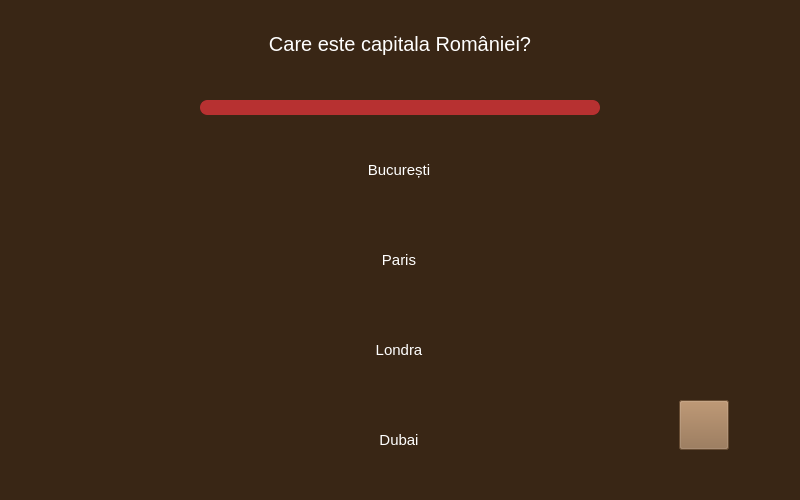
<?xml version="1.0" encoding="UTF-8"?>
<ui version="4.0">
 <class>QuestionWindowClass</class>
 <widget class="QWidget" name="QuestionWindowClass">
  <property name="windowModality">
   <enum>Qt::NonModal</enum>
  </property>
  <property name="geometry">
   <rect>
    <x>0</x>
    <y>0</y>
    <width>800</width>
    <height>500</height>
   </rect>
  </property>
  <property name="font">
   <font>
    <family>Franklin Gothic Book</family>
   </font>
  </property>
  <property name="windowTitle">
   <string>Question</string>
  </property>
  <property name="autoFillBackground">
   <bool>false</bool>
  </property>
  <property name="styleSheet">
   <string notr="true">.QFrame {
	border-radius: 20px;
}

QWidget {
	background-color: #392615;
}</string>
  </property>
  <widget class="QLabel" name="banner">
   <property name="geometry">
    <rect>
     <x>65</x>
     <y>-11</y>
     <width>670</width>
     <height>120</height>
    </rect>
   </property>
   <property name="text">
    <string/>
   </property>
   <property name="pixmap">
    <pixmap resource="../resource/Triviador.qrc">:/Banner/question/EmptyBanner.svg</pixmap>
   </property>
  </widget>
  <widget class="QLabel" name="question">
   <property name="geometry">
    <rect>
     <x>90</x>
     <y>4</y>
     <width>620</width>
     <height>80</height>
    </rect>
   </property>
   <property name="font">
    <font>
     <family>Segoe UI</family>
     <pointsize>15</pointsize>
     <bold>false</bold>
    </font>
   </property>
   <property name="styleSheet">
    <string notr="true">color: #ffffff;
background: transparent;</string>
   </property>
   <property name="text">
    <string>Care este capitala României?</string>
   </property>
   <property name="textFormat">
    <enum>Qt::PlainText</enum>
   </property>
   <property name="scaledContents">
    <bool>false</bool>
   </property>
   <property name="alignment">
    <set>Qt::AlignCenter</set>
   </property>
   <property name="wordWrap">
    <bool>true</bool>
   </property>
   <property name="textInteractionFlags">
    <set>Qt::NoTextInteraction</set>
   </property>
  </widget>
  <widget class="QProgressBar" name="timeProgressBar">
   <property name="geometry">
    <rect>
     <x>200</x>
     <y>100</y>
     <width>400</width>
     <height>15</height>
    </rect>
   </property>
   <property name="autoFillBackground">
    <bool>false</bool>
   </property>
   <property name="styleSheet">
    <string notr="true">.QProgressBar {
	background-color: #000000;
	border-style: solid;
	border-radius: 7px;
}

QProgressBar::chunk {
	background-color: #B73131;
	border-radius: 7px;
}</string>
   </property>
   <property name="maximum">
    <number>100</number>
   </property>
   <property name="value">
    <number>100</number>
   </property>
   <property name="textVisible">
    <bool>false</bool>
   </property>
   <property name="invertedAppearance">
    <bool>false</bool>
   </property>
  </widget>
  <widget class="QStackedWidget" name="questionTypes">
   <property name="geometry">
    <rect>
     <x>69</x>
     <y>130</y>
     <width>661</width>
     <height>350</height>
    </rect>
   </property>
   <property name="currentIndex">
    <number>0</number>
   </property>
   <widget class="QWidget" name="multiple">
    <widget class="QPushButton" name="answer1">
     <property name="geometry">
      <rect>
       <x>130</x>
       <y>0</y>
       <width>400</width>
       <height>80</height>
      </rect>
     </property>
     <property name="font">
      <font>
       <pointsize>11</pointsize>
      </font>
     </property>
     <property name="cursor">
      <cursorShape>PointingHandCursor</cursorShape>
     </property>
     <property name="styleSheet">
      <string notr="true">background-image: url(:/Others/question/Plank.svg);
border: none;
color: #ffffff;
</string>
     </property>
     <property name="text">
      <string>București</string>
     </property>
    </widget>
    <widget class="QPushButton" name="answer2">
     <property name="geometry">
      <rect>
       <x>130</x>
       <y>90</y>
       <width>400</width>
       <height>80</height>
      </rect>
     </property>
     <property name="font">
      <font>
       <pointsize>11</pointsize>
      </font>
     </property>
     <property name="cursor">
      <cursorShape>PointingHandCursor</cursorShape>
     </property>
     <property name="styleSheet">
      <string notr="true">background-image: url(:/Others/question/Plank.svg);
border: none;
color: #ffffff;
</string>
     </property>
     <property name="text">
      <string>Paris</string>
     </property>
    </widget>
    <widget class="QPushButton" name="answer3">
     <property name="geometry">
      <rect>
       <x>130</x>
       <y>180</y>
       <width>400</width>
       <height>80</height>
      </rect>
     </property>
     <property name="font">
      <font>
       <pointsize>11</pointsize>
      </font>
     </property>
     <property name="cursor">
      <cursorShape>PointingHandCursor</cursorShape>
     </property>
     <property name="styleSheet">
      <string notr="true">background-image: url(:/Others/question/Plank.svg);
border: none;
color: #ffffff;
</string>
     </property>
     <property name="text">
      <string>Londra</string>
     </property>
    </widget>
    <widget class="QPushButton" name="answer4">
     <property name="geometry">
      <rect>
       <x>130</x>
       <y>270</y>
       <width>400</width>
       <height>80</height>
      </rect>
     </property>
     <property name="font">
      <font>
       <pointsize>11</pointsize>
      </font>
     </property>
     <property name="cursor">
      <cursorShape>PointingHandCursor</cursorShape>
     </property>
     <property name="styleSheet">
      <string notr="true">background-image: url(:/Others/question/Plank.svg);
border: none;
color: #ffffff;
</string>
     </property>
     <property name="text">
      <string>Dubai</string>
     </property>
    </widget>
    <widget class="QPushButton" name="hammerButton">
     <property name="geometry">
      <rect>
       <x>610</x>
       <y>270</y>
       <width>50</width>
       <height>50</height>
      </rect>
     </property>
     <property name="cursor">
      <cursorShape>PointingHandCursor</cursorShape>
     </property>
     <property name="styleSheet">
      <string notr="true">background-color: #906B48;</string>
     </property>
     <property name="text">
      <string/>
     </property>
     <property name="icon">
      <iconset resource="../resource/Triviador.qrc">
       <normaloff>:/Others/question/Hammer.svg</normaloff>:/Others/question/Hammer.svg</iconset>
     </property>
     <property name="iconSize">
      <size>
       <width>32</width>
       <height>32</height>
      </size>
     </property>
    </widget>
   </widget>
   <widget class="QWidget" name="numerical">
    <widget class="QLabel" name="plank">
     <property name="geometry">
      <rect>
       <x>130</x>
       <y>0</y>
       <width>400</width>
       <height>80</height>
      </rect>
     </property>
     <property name="text">
      <string/>
     </property>
     <property name="pixmap">
      <pixmap resource="../resource/Triviador.qrc">:/Others/question/Plank.svg</pixmap>
     </property>
    </widget>
    <widget class="QLineEdit" name="answerInput">
     <property name="geometry">
      <rect>
       <x>150</x>
       <y>20</y>
       <width>260</width>
       <height>40</height>
      </rect>
     </property>
     <property name="font">
      <font>
       <pointsize>12</pointsize>
       <bold>true</bold>
      </font>
     </property>
     <property name="styleSheet">
      <string notr="true">border: none;
background-color: #725C48;
color: #ffffff;
padding: 5px;</string>
     </property>
     <property name="maxLength">
      <number>20</number>
     </property>
     <property name="frame">
      <bool>true</bool>
     </property>
    </widget>
    <widget class="QPushButton" name="submit">
     <property name="geometry">
      <rect>
       <x>430</x>
       <y>20</y>
       <width>80</width>
       <height>40</height>
      </rect>
     </property>
     <property name="cursor">
      <cursorShape>PointingHandCursor</cursorShape>
     </property>
     <property name="styleSheet">
      <string notr="true">background-color: #5F9E2D;
border-radius: 20px;</string>
     </property>
     <property name="text">
      <string/>
     </property>
     <property name="icon">
      <iconset resource="../resource/Triviador.qrc">
       <normaloff>:/Others/question/PlayArrow.svg</normaloff>:/Others/question/PlayArrow.svg</iconset>
     </property>
     <property name="iconSize">
      <size>
       <width>32</width>
       <height>32</height>
      </size>
     </property>
     <property name="shortcut">
      <string>Return</string>
     </property>
    </widget>
    <widget class="QPushButton" name="telescopeButton">
     <property name="geometry">
      <rect>
       <x>10</x>
       <y>270</y>
       <width>50</width>
       <height>50</height>
      </rect>
     </property>
     <property name="cursor">
      <cursorShape>PointingHandCursor</cursorShape>
     </property>
     <property name="styleSheet">
      <string notr="true">background-color: #906B48;</string>
     </property>
     <property name="text">
      <string/>
     </property>
     <property name="icon">
      <iconset resource="../resource/Triviador.qrc">
       <normaloff>:/Others/question/Telescope.svg</normaloff>:/Others/question/Telescope.svg</iconset>
     </property>
     <property name="iconSize">
      <size>
       <width>32</width>
       <height>32</height>
      </size>
     </property>
    </widget>
    <widget class="QPushButton" name="parrotButton">
     <property name="geometry">
      <rect>
       <x>610</x>
       <y>270</y>
       <width>50</width>
       <height>50</height>
      </rect>
     </property>
     <property name="cursor">
      <cursorShape>PointingHandCursor</cursorShape>
     </property>
     <property name="styleSheet">
      <string notr="true">background-color: #906B48;</string>
     </property>
     <property name="text">
      <string/>
     </property>
     <property name="icon">
      <iconset resource="../resource/Triviador.qrc">
       <normaloff>:/Others/question/Parrot.svg</normaloff>:/Others/question/Parrot.svg</iconset>
     </property>
     <property name="iconSize">
      <size>
       <width>32</width>
       <height>32</height>
      </size>
     </property>
    </widget>
   </widget>
  </widget>
 </widget>
 <layoutdefault spacing="6" margin="11"/>
 <resources>
  <include location="../resource/Triviador.qrc"/>
 </resources>
 <connections/>
</ui>
